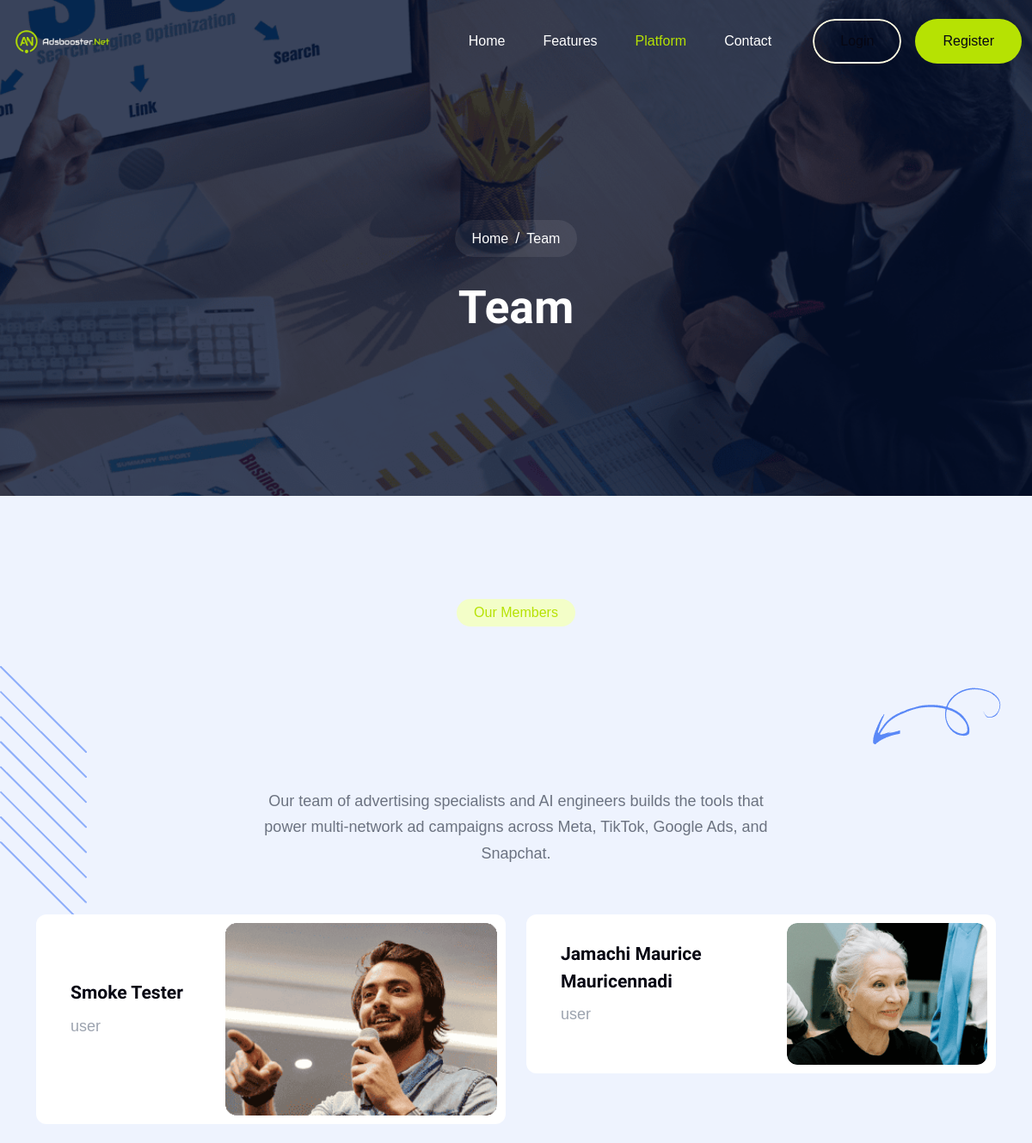
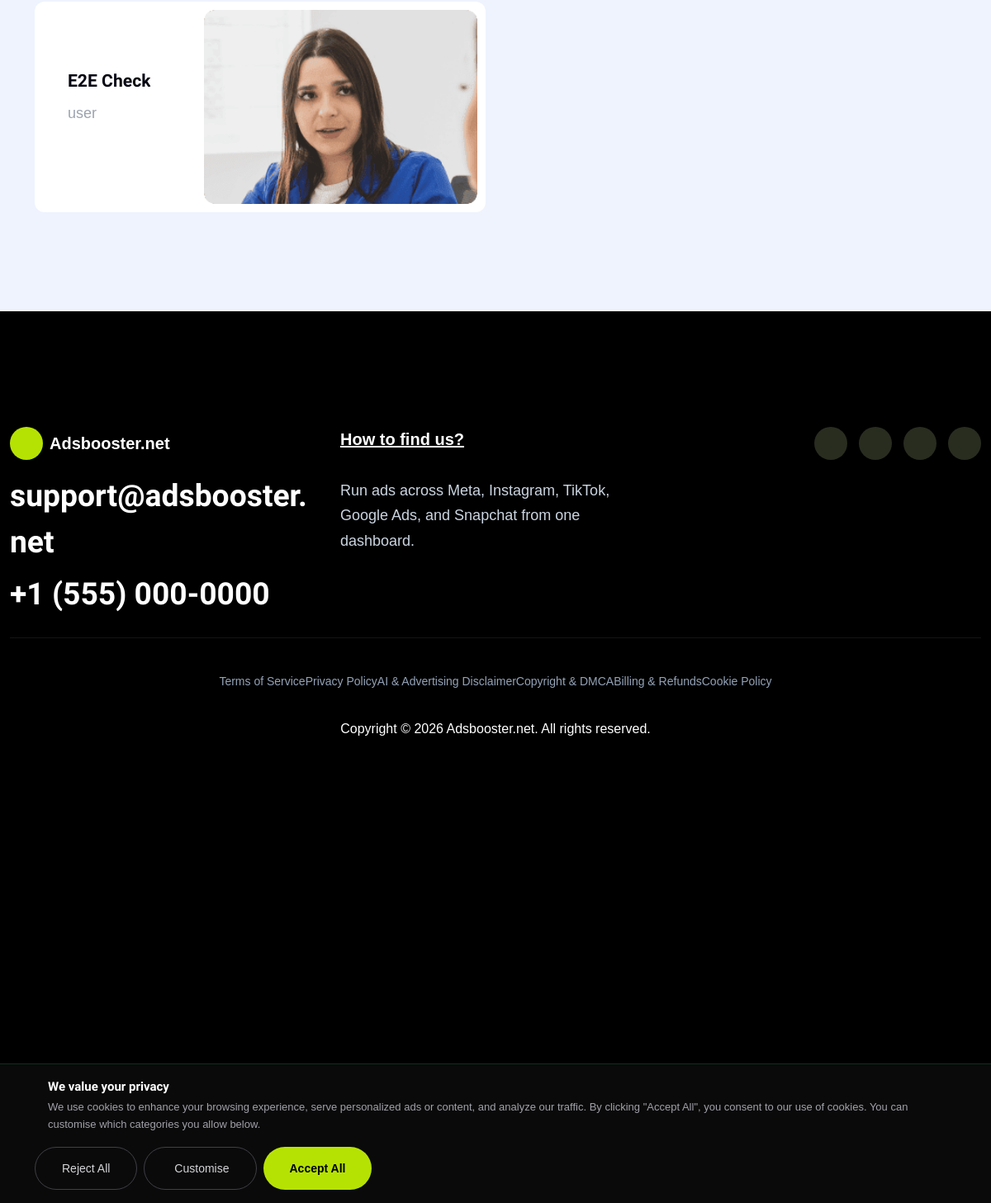
The app's page /team.php with its own data (2 pictures, top to bottom).
### tables this page shows
CREATE TABLE IF NOT EXISTS `users` (
  `id` int NOT NULL AUTO_INCREMENT,
  `full_name` varchar(150) DEFAULT NULL,
  `email` varchar(190) DEFAULT NULL,
  `ad_credits` decimal(12,2) DEFAULT '0.00',
  `ai_credits` int DEFAULT '0',
  `ai_preferred_provider` varchar(20) DEFAULT NULL,
  `avatar` varchar(500) DEFAULT NULL,
  `company` varchar(150) DEFAULT NULL,
  `user_role` varchar(50) DEFAULT 'user',
  `plan_id` int DEFAULT NULL,
  `status` varchar(20) DEFAULT 'active',
  `is_admin` tinyint(1) DEFAULT '0',
  `password` varchar(255) DEFAULT NULL,
  `role` varchar(50) DEFAULT 'user',
  `phone` varchar(50) DEFAULT NULL,
  `facebook` varchar(500) DEFAULT NULL,
  `twitter` varchar(500) DEFAULT NULL,
  `linkedin` varchar(500) DEFAULT NULL,
  `account_type` varchar(30) DEFAULT 'individual',
  `google_id` varchar(64) DEFAULT NULL,
  `referral_code` varchar(32) DEFAULT NULL,
  `referred_by` int DEFAULT NULL,
  `onboarding_completed` tinyint(1) NOT NULL DEFAULT '0',
  `two_factor_secret` varchar(255) DEFAULT NULL,
  `two_factor_enabled` tinyint(1) NOT NULL DEFAULT '0',
  `totp_enabled` tinyint(1) NOT NULL DEFAULT '0',
  `created_at` datetime DEFAULT NULL,
  `achievement_points` int NOT NULL DEFAULT '0',
  `billing_cycle` varchar(20) NOT NULL DEFAULT 'monthly',
  `plan_expiry` datetime DEFAULT NULL,
  `auto_refill_enabled` tinyint(1) NOT NULL DEFAULT '0',
  `auto_refill_threshold` decimal(10,2) NOT NULL DEFAULT '10.00',
  `auto_refill_amount` decimal(12,2) NOT NULL DEFAULT '50.00',
  `auto_refill_gateway` varchar(40) DEFAULT NULL,
  `parent_user_id` int DEFAULT NULL,
  `username` varchar(100) DEFAULT NULL,
  `headline` varchar(255) DEFAULT NULL,
  `bio` text,
  `two_factor_backup` text,
  `fa_attempts` int NOT NULL DEFAULT '0',
  `is_verified_seller` tinyint(1) NOT NULL DEFAULT '0',
  `totp_secret` varchar(255) DEFAULT NULL,
  `two_factor_type` varchar(20) DEFAULT NULL,
  `two_factor_setup_at` datetime DEFAULT NULL,
  `remember_token` varchar(64) DEFAULT NULL,
  `remember_token_expires_at` datetime DEFAULT NULL,
  `email_2fa_code` varchar(255) DEFAULT NULL,
  `email_2fa_expires_at` datetime DEFAULT NULL,
  `2fa_attempts` tinyint unsigned NOT NULL DEFAULT '0',
  PRIMARY KEY (`id`),
  UNIQUE KEY `email` (`email`)
);

### config/site_setting_and_config.php (called while the page is built, shortened)
<?php
function url(string $path = '', array $params = []): string
{
    $cleanPath = preg_replace('/\.php$/i', '', ltrim($path, '/'));
    if ($cleanPath === 'index') {
        $cleanPath = '';
    }
    $url = empty($cleanPath) ? (BASE_URL ?: '/') : BASE_URL . '/' . $cleanPath;
    return $url;
}
require_once ROOT_PATH . '/config/db.php';
function e(string $value): string
{
    return htmlspecialchars($value, ENT_QUOTES, 'UTF-8');
}

### config/db.php (called while the page is built, shortened)
<?php
class Database
{
    private static ?Database $instance = null;
    private ?PDO $connection = null;
    private string $host = '127.0.0.1';
    private string $port = '3306';
    private string $dbname = 'adsbooster';
    private string $charset = 'utf8mb4';
    private string $username = 'root';
    private string $password = '';
    private function __construct()
    {
        $dsn = "mysql:host={$this->host};port={$this->port};dbname={$this->dbname};charset={$this->charset}";
        $options = [
            PDO::ATTR_ERRMODE            => PDO::ERRMODE_EXCEPTION,
            PDO::ATTR_DEFAULT_FETCH_MODE => PDO::FETCH_ASSOC,
            PDO::ATTR_EMULATE_PREPARES   => false,
            PDO::ATTR_TIMEOUT            => 8,
        ];
        try {
            $this->connection = new PDO($dsn, $this->username, $this->password, $options);
        } catch (PDOException $e) {
            error_log("Database connection failed: " . $e->getMessage());
            throw new \PDOException(
                'Database connection failed (db=' . $this->dbname . ', user=' . $this->username
                    . '): ' . $e->getMessage(),
                (int)$e->getCode(),
                $e
            );
        }
    }
    public static function getInstance(): self
    {
        if (self::$instance === null) {
            self::$instance = new self();
        }
        return self::$instance;
    }
    public function query(string $sql, array $params = []): PDOStatement
    {
        $stmt = $this->connection->prepare($sql);
        $stmt->execute($params);
        return $stmt;
    }
    public function fetchAll(string $sql, array $params = []): array
    {
        $stmt = $this->query($sql, $params);
        return $stmt->fetchAll();
    }
}
function db(): Database
{
    return Database::getInstance();
}

### team.php (the view, shortened to what this page needs)
<?php
require_once __DIR__ . '/includes/header.php';
$members = db()->fetchAll("SELECT * FROM users WHERE role != 'admin' ORDER BY id ASC");
?>
<section class="breadcrumb position-relative background-img bg-img z-1 mb-0" data-background-image="<?= ASSETS_URL ?>/images/thumbs/breadcrumb-bg-img.png">
    <div class="container">
        <div class="row justify-content-center">
            <div class="col-lg-8">
                <div class="text-center">
                    <ul class="d-inline-flex align-items-center justify-content-center tw-gap-2 bg-white-08 rounded-pill tw-px-5 tw-py-2">
                        <li><a href="<?= url('index') ?>" class="text-white hover--translate-y-1 hover-underline"> <i class="las la-home"></i> Home</a> </li>
                        <li class="text-white tw-text-lg">/</li>
                        <li> <span class="text-white"> Team </span> </li>
                    </ul>
                    <h2 class="text-center tw-mb-6 text-white tw-mt-6 cursor-big"> Team</h2>
                </div>
            </div>
        </div>
    </div>
</section>
        <section class="team-three py-120 bg-blue-light position-relative z-1">
            <div class="position-relative">
                <img src="<?= ASSETS_URL ?>/images/shapes/team-three-shape1.png" alt="Shape"
                    class="position-absolute top-0 tw-start-0 tw-mt-17 tw-pt-205 animated-upDown">
                <div class="container position-relative">
                    <img src="<?= ASSETS_URL ?>/images/shapes/team-three-shape2.png" alt="Shape"
                        class="position-absolute top-0 tw-end-0 tw-mt-17 tw-pt-7 left-right-animation">
                    <div class="tw-mb-14 max-w-890-px mx-auto text-center" data-aos="fade-up" data-aos-duration="800"
                        data-aos-delay="0">
                        <span
                            class="bg-main-100 text-main-600 fw-medium tw-text-base rounded-pill tw-px-5 tw-py-1 tw-mb-6">
                            Our Members</span>
                        <h2 class="splitTextStyleOne cursor-big">
                            <span class="font-playfair fw-normal font-playfair fst-italic">Team Members</span>
                        </h2>
                        <p class="tw-text-lg text-neutral-500 tw-mt-6 max-w-590-px mx-auto">
                            Our team of advertising specialists and AI engineers builds the tools that power multi-network ad campaigns across Meta, TikTok, Google Ads, and Snapchat.
                        </p>
                    </div>
                    <div class="row gy-4">
                        <?php if (!empty($members)): ?>
                        <?php foreach ($members as $index => $member): ?>
                        <div class="col-lg-6" data-aos="fade-up" data-aos-duration="800" data-aos-delay="<?= ($index % 2 === 0) ? '100' : '300' ?>">
                            <div
                                class="team-three-item image-double-animation bg-white tw-rounded-xl tw-p-205 d-flex flex-sm-row align-items-sm-center flex-column tw-gap-6 justify-content-between">
                                <div class="tw-ps-705 tw-py-3 flex-grow-1">
                                    <h2 class="h5 tw-mb-2">
                                        <a href="<?= url('team-details') ?>?id=<?= $member['id'] ?>"
                                            class="text-heading fw-semibold hover-text-main-600 d-inline-flex align-items-center tw-gap-205 group-item element-double-animation">
                                            <span class="element-double-animation__element"
                                                data-content="<?= e($member['full_name'] ?? ($member['name'] ?? 'Team Member')) ?>"><?= e($member['full_name'] ?? ($member['name'] ?? 'Team Member')) ?></span>
                                        </a>
                                    </h2>
                                    <p class="tw-text-lg text-neutral-400">
                                        <?= e($member['role'] ?? 'Team Member') ?>
                                    </p>
                                </div>
                                <div class="flex-grow-1">
                                    <a href="<?= url('team-details') ?>?id=<?= $member['id'] ?>"
                                        class="tw-rounded-xl overflow-hidden d-block position-relative view-cursor-show">
                                        <img src="<?= ASSETS_URL ?>/images/thumbs/<?= e($member['avatar'] ?? 'team-three-img' . (($index % 8) + 1) . '.png') ?>" alt="Image"
                                            class="image-double-animation__element tw-rounded-xl w-100 object-fit-cover">
                                    </a>
                                </div>
                            </div>
                        </div>
                        <?php endforeach; ?>
                        <?php else: ?>
                        <div class="col-12">
                            <p class="text-center text-neutral-500">No team members found.</p>
                        </div>
                        <?php endif; ?>
                    </div>
                </div>
            </div>
        </section>
<?php require_once __DIR__ . '/includes/footer.php'; ?>

### records on screen
users: full_name "Smoke Tester", role "user", shows a picture
users: full_name "Jamachi Maurice Mauricennadi", role "user", shows a picture
users: full_name "E2E Check", role "user", shows a picture

### other values on screen
get_setting('site_name', 'Adsbooster.net') "Adsbooster.net"
get_setting('site_email', 'support@adsbooster.net') "support@adsbooster.net"
get_setting('site_phone', '+1 (555) 000-0000') "+1 (555) 000-0000"
